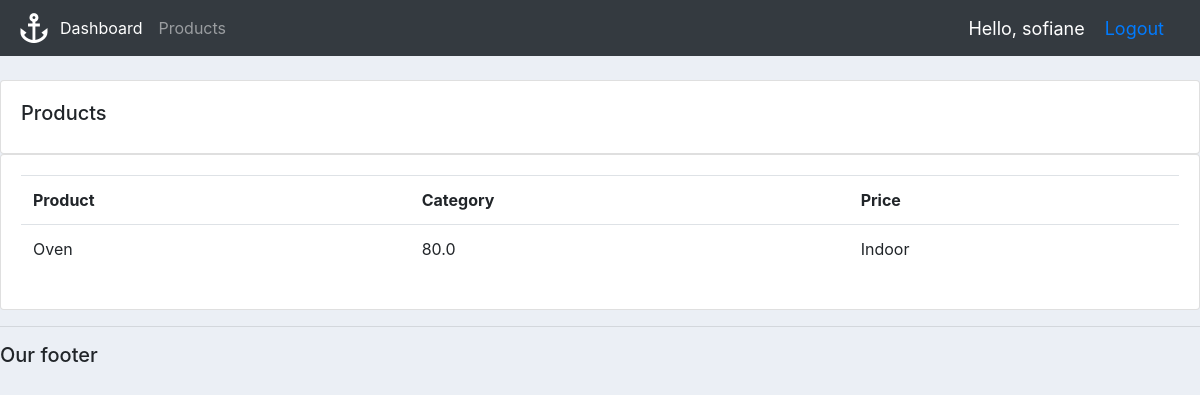
Screenshot of /products/ (signed in) with the database file from the repository.
### accounts/models.py (models this page shows, shortened)
class Product(models.Model):
    CATEGORY = (
        ('Indoor', 'Indoor'),
        ('Out door', 'Out door'),
    )
    name = models.CharField(max_length=200, null=True)
    price = models.FloatField(null=True)
    category = models.CharField(max_length=200, null=True, choices=CATEGORY)
    description = models.CharField(max_length=200, null=True, blank=True)
    date_created = models.DateTimeField(auto_now_add=True, null=True)
    tags = models.ManyToManyField(Tag)

### accounts/decorators.py (the view)
        def wrapper_func(request, *args, **kwargs):
            group = None
            if request.user.groups.exists():
                group = request.user.groups.all()[0].name
            if group in allowed_roles:
                return view_func(request, *args, **kwargs)
            return HttpResponse('You are not authorized to view this page')

### accounts/views.py (called while the page is built)
@login_required(login_url='login')
@allowed_users(allowed_roles=['admin'])
def products(request):
    products = Product.objects.all()
    return render(request, 'accounts/products.html', {'products': products})

### accounts/templates/accounts/products.html
{% extends 'accounts/main.html' %}
{% block content %}
<br>
<div class="row">
    <div class="col-md">
        <div class="card card-body">
            <h5>Products</h5>
        </div>
        <div class="card card-body">
            <table class="table">
                <tr>
                    <th>Product</th>
                    <th>Category</th>
                    <th>Price</th>
                </tr>
                {% for i in products %}
                <tr>
                    <td> {{i.name}} </td>
                    <td> {{i.price}} </td>
                    <td> {{i.category}} </td>
                </tr>
                {% endfor %}
            </table>
        </div>
    </div>
</div>
{% endblock%}

### accounts/templates/accounts/navbar.html (shortened to what this page needs)
{% load static%}
<nav class="navbar navbar-expand-lg navbar-dark bg-dark">
    <img src="{% static 'images/logo.png' %}" alt="">
    <div class="collapse navbar-collapse" id="navbarNav">
        <ul class="navbar-nav">
            {% if request.user.is_staff %}
                <li class="nav-item active">
                    <a class="nav-link" href="{% url 'home' %}">Dashboard</a>
                </li>
                <li class="nav-item">
                    <a class="nav-link" href="{% url 'products' %}">Products</a>
                </li>
            {% else %}
            <li class="nav-item">
                <a class="nav-link" href="{% url 'account' %}">Settings</a>
            </li>
            {% endif %}
        </ul>
    </div>
    <span class="hello-msg">
        Hello, {{request.user}}
    </span>
    <span class="hello-msg">
        <a href="{% url 'logout' %}">Logout</a>
    </span>
</nav>

### static/css/main.css (style rules this page uses)
body { background-color: #ebeff5; }

### accounts/templates/accounts/navbar.html (style rules this page uses)
.hello-msg { font-size: 18px; color: #ffff; margin-right: 20px; }

### rows the page displays
Product: name "Oven", price "80.0", category "Indoor"

### other values shown
{{ request.user }} "sofiane"
